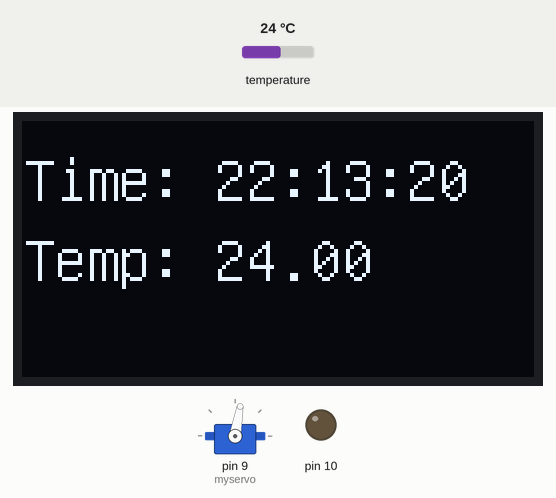
The sketch below on a simulated Arduino Uno, built with avr-gcc and run on an emulated ATmega328P. On the bench: servo, 128×64 one-colour display, output pins drawn as LEDs (lit = HIGH). Inputs (shaded band) come from the test bench; at power-on: temperature 24 °C. The local clock reads 2024-03-15 10:24:30 at power-on unless the sketch sets it; what the sketch prints to the serial monitor is not drawn.

Above: at 1.2 s.
1.3 s: temperature set to 12 °C
At 2.3 s:
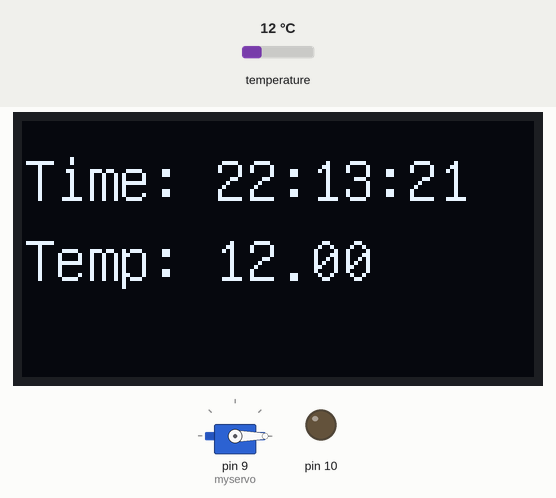
4.3 s: temperature set to 28 °C
At 5.7 s:
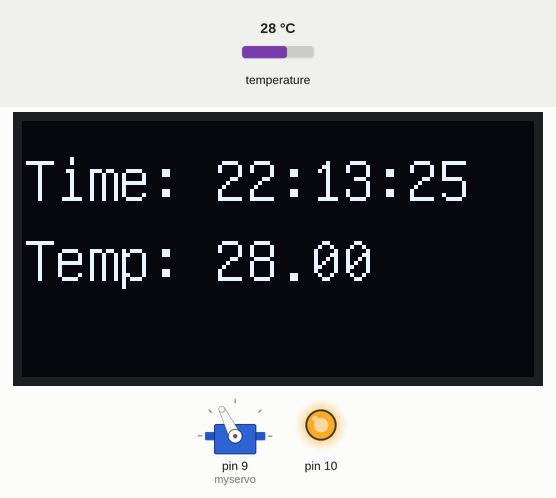
7.3 s: temperature set to 19 °C
At 8.3 s:
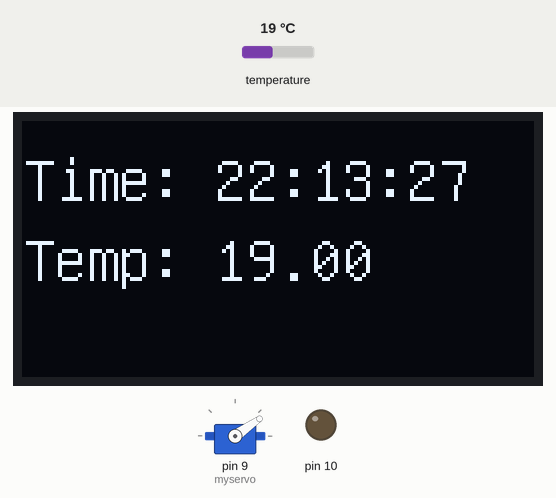
10.3 s: temperature set to 33 °C
At 11.5 s:
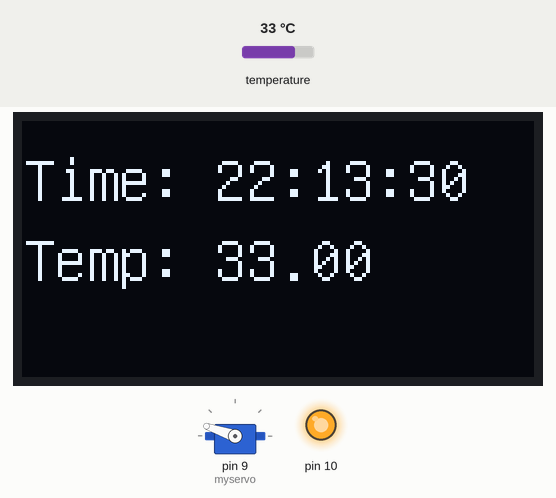
13.3 s: temperature set to 26 °C
At 13.64 s:
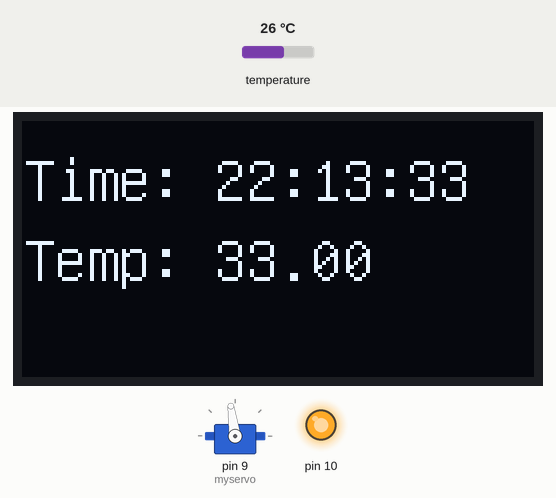
15.2 s: temperature set to 41 °C
At 16.7 s:
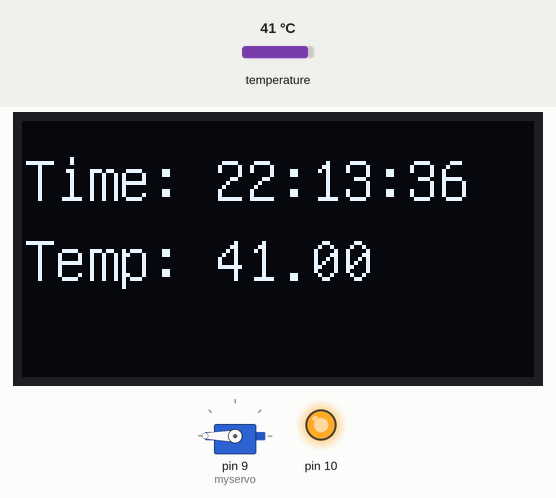
Timing chart, 0 to 18.2 s (numbered marks = the images above; inputs shaded):
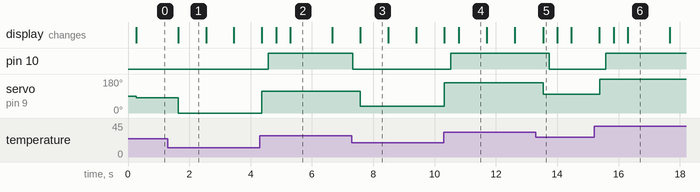

Measured:
- after the input at 1.3 s, servo on pin 9 (myservo): 80° → 0° after 0.34 s
- after the input at 4.3 s, pin 10: LOW → HIGH after 0.27 s; servo on pin 9 (myservo): 0° → 116° after 0.07 s
- after the input at 7.3 s, pin 10: HIGH → LOW at once; servo on pin 9 (myservo): 116° → 35° after 0.28 s
- after the input at 10.3 s, pin 10: LOW → HIGH after 0.22 s; servo on pin 9 (myservo): 35° → 161° at once
- after the input at 13.3 s, pin 10: HIGH → LOW after 0.44 s; servo on pin 9 (myservo): 161° → 98° after 0.24 s
- after the input at 15.2 s, pin 10: LOW → HIGH after 0.38 s; servo on pin 9 (myservo): 98° → 180° after 0.18 s
- what the display in image 1 shows lasts 0.9 s, from 1.6 s to 2.5 s

The sketch:

ovningsproj.ino
```cpp
/*
* Name: övningsprojekt
* Author: Victor Huke
* Date: 2025-10-14
* Description: This project uses a ds3231 to measure time and displays the time to an 1306 oled display,
* Further, it measures temprature with ds3231 and displays a mapped value to a 9g-servo-motor.
*/

// Include Libraries
#include <RTClib.h>
#include <Wire.h>
#include <Servo.h>
#include "U8glib.h"


// Init constants

// Init global variables

// Construct objects
RTC_DS3231 rtc;
Servo myservo;
U8GLIB_SSD1306_128X64 u8g(U8G_I2C_OPT_NO_ACK);  // Display which does not send AC


void setup() {
  // init communication
  Serial.begin(9600);
  Wire.begin();

  // Init Hardware
  rtc.begin();
  myservo.attach(9);
  pinMode(10, OUTPUT);

  // Settings
  rtc.adjust(DateTime(F(__DATE__), F(__TIME__)));
}

void loop() {
  oledWrite(getTime(), getTemp());  //remove comment when the function is written
  servoWrite(getTemp());            //remove comment when the function is written

  Serial.println(getTime());

  delay(200);
  fan();
}


//This function reads time from an ds3231 module and package the time as a String
//Parameters: Void
//Returns: time in hh:mm:ss as String
String getTime() {
  DateTime now = rtc.now();
  return String(now.hour()) + ":" + String(now.minute()) + ":" + String(now.second());
}

/*
* This function takes temprature from ds3231 and returns as a float
*Parameters: Void
*Returns: temprature as float
*/
float getTemp() {
  return rtc.getTemperature();
}

/*
* This function takes a string and draws it to an oled display
*Parameters: - text: String to write to display
*Returns: void
*/
void oledWrite(String text, float temp) {
  u8g.setFont(u8g_font_unifont);

  u8g.firstPage();
  do {
    u8g.drawStr(0, 20, ("Time: " + text).c_str());
    u8g.drawStr(0, 40, ("Temp: " + String(temp)).c_str());
  } while (u8g.nextPage());
}

/*
* takes a temprature value and maps it to corresppnding degree on a servo
*Parameters: - value: temprature
*Returns: void
*/
void servoWrite(float value) {
  myservo.write(map(value * 100, 1500, 3500, 0, 179));
}

/* En funktion för flkäten att fungera. När temperaturen över stiger 27 startar fläkten.
*
*
*/
void fan() {
  if (rtc.getTemperature() >= 27) {
    digitalWrite(10, HIGH);

  } else {
    digitalWrite(10, LOW);
  }
}
```
